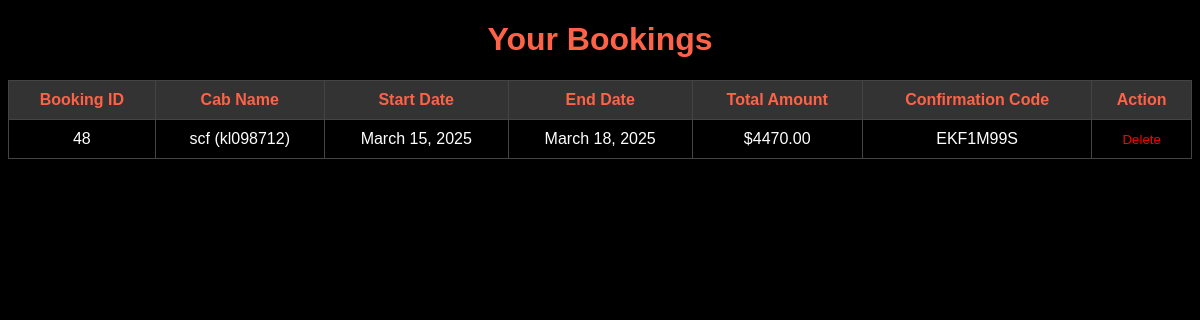
/user/home/view_book/ (signed in), run on an earlier commit of the app's database.
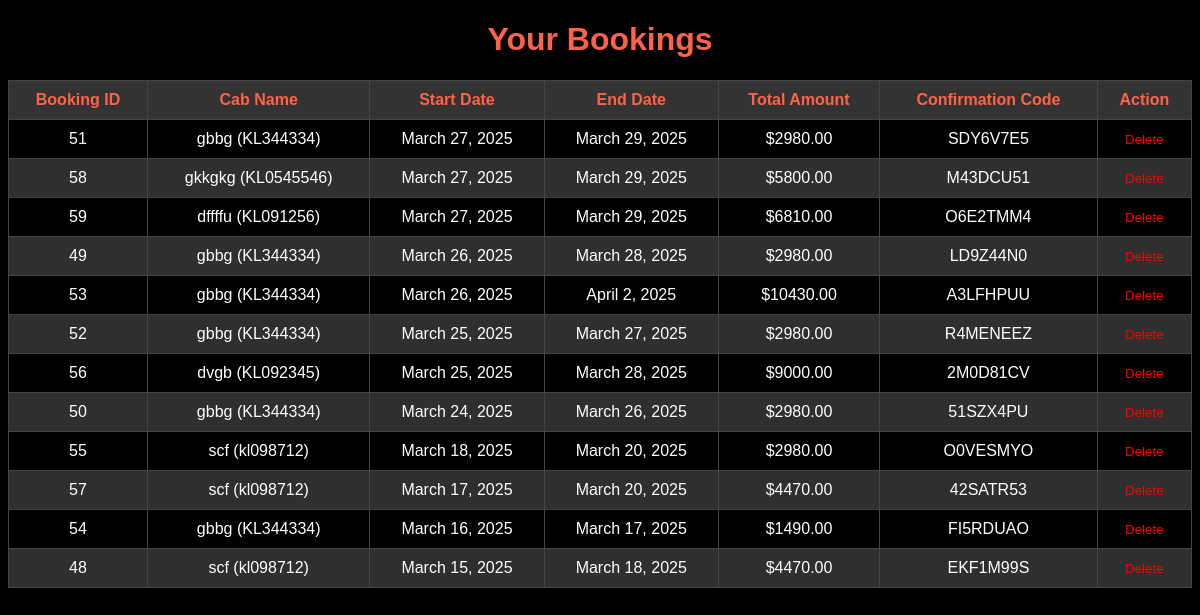
And on a later commit of the database.
### app/models.py (models this page shows, shortened)
class Booking(models.Model):
    user = models.ForeignKey(User, on_delete=models.CASCADE)
    vehicle = models.ForeignKey(Cab, on_delete=models.CASCADE)
    start_date = models.DateField()
    end_date = models.DateField()
    confirmation_code = models.CharField(max_length=6, unique=True)
    total_amount = models.DecimalField(max_digits=10, decimal_places=2)
    status = models.CharField(max_length=50, default='Pending')
    name = models.CharField(max_length=255)
    address = models.TextField()
    location = models.CharField(max_length=255,null=True,blank=True)
    phone_number = models.CharField(max_length=15, blank=True, null=True)
    payment_status = models.CharField(max_length=20, choices=[("PENDING", "Pending"), ("PAID", "Paid")], default="PENDING")
    razorpay_order_id = models.CharField(max_length=100, blank=True, null=True)
    razorpay_payment_id = models.CharField(max_length=100, blank=True, null=True)

class Cab(models.Model):
    pid=models.TextField()
    vehicle_type = models.CharField(max_length=100)
    number_plate = models.CharField(max_length=15, unique=True)
    model = models.CharField(max_length=50)
    driver_name = models.CharField(max_length=100)
    seats = models.IntegerField(null=True, blank=True)
    available = models.IntegerField()
    price=models.IntegerField()
    img = models.FileField()
    def __str__(self):
        return f'{self.model} ({self.number_plate})'

### app/views.py (the view)
# urls.py: path('user/home/view_book/',views.view_book, name='view_book'),
def view_book(request):
    if 'user' not in request.session:
        return render(request, 'user/login.html')
    try:
        user = User.objects.get(username=request.session['user'])
    except User.DoesNotExist:
        return render(request, 'user/login.html')
    bookings = Booking.objects.filter(user=user).order_by('-start_date')
    return render(request, 'user/viewbook.html', {'bookings': bookings})

### templates/user/viewbook.html (shortened to what this page needs)
<!DOCTYPE html>
<html lang="en">
<head>
    {% load static %}
</head>
<body>
    <h1>Your Bookings</h1>
    {% if bookings %}
        <table border="1">
            <thead>
                <tr>
                    <th>Booking ID</th>
                    <th>Cab Name</th>
                    <th>Start Date</th>
                    <th>End Date</th>
                    <th>Total Amount</th>
                    <th>Confirmation Code</th>
                    <th>Action</th>
                </tr>
            </thead>
            <tbody>
                {% for booking in bookings %}
                <tr>
                    <td>{{ booking.id }}</td>
                    <td>{{ booking.vehicle }}</td>
                    <td>{{ booking.start_date }}</td>
                    <td>{{ booking.end_date }}</td>
                    <td>${{ booking.total_amount }}</td>
                    <td>{{ booking.confirmation_code }}</td>
                    <td>
                        <form method="POST" action="{% url 'delete_booking' booking.id %}">
                            <button type="submit" style="color: red; background: none; border: none; cursor: pointer;">Delete</button>
                        </form>
                    </td>
                </tr>
                {% endfor %}
            </tbody>
        </table>
    {% else %}
        <p>You have no bookings.</p>
    {% endif %}
</body>
</html>
</html>

### templates/user/viewbook.html (style rules this page uses)
body { background-color: black; color: white; font-family: Arial, sans-serif; }
h1 { text-align: center; color: #FF6347; }
table { width: 100%; margin: 20px 0; border-collapse: collapse; }
th, td { padding: 10px; text-align: center; border: 1px solid #444; }
th { background-color: #333; color: #FF6347; }
tr:nth-child(even) { background-color: #2f2f2f; }

What changed in the data, as far as the page shows it:
added Booking: id "51", vehicle "gbbg (KL344334)", start_date "March 27, 2025", end_date "March 29, 2025", total_amount "2980.00", confirmation_code "SDY6V7E5"
added Booking: id "58", vehicle "gkkgkg (KL0545546)", start_date "March 27, 2025", end_date "March 29, 2025", total_amount "5800.00", confirmation_code "M43DCU51"
added Booking: id "59", vehicle "dffffu (KL091256)", start_date "March 27, 2025", end_date "March 29, 2025", total_amount "6810.00", confirmation_code "O6E2TMM4"
added Booking: id "49", vehicle "gbbg (KL344334)", start_date "March 26, 2025", end_date "March 28, 2025", total_amount "2980.00", confirmation_code "LD9Z44N0"
added Booking: id "53", vehicle "gbbg (KL344334)", start_date "March 26, 2025", end_date "April 2, 2025", total_amount "10430.00", confirmation_code "A3LFHPUU"
added Booking: id "52", vehicle "gbbg (KL344334)", start_date "March 25, 2025", end_date "March 27, 2025", total_amount "2980.00", confirmation_code "R4MENEEZ"
added Booking: id "56", vehicle "dvgb (KL092345)", start_date "March 25, 2025", end_date "March 28, 2025", total_amount "9000.00", confirmation_code "2M0D81CV"
added Booking: id "50", vehicle "gbbg (KL344334)", start_date "March 24, 2025", end_date "March 26, 2025", total_amount "2980.00", confirmation_code "51SZX4PU"
added Booking: id "55", vehicle "scf (kl098712)", start_date "March 18, 2025", end_date "March 20, 2025", total_amount "2980.00", confirmation_code "O0VESMYO"
added Booking: id "57", vehicle "scf (kl098712)", start_date "March 17, 2025", end_date "March 20, 2025", total_amount "4470.00", confirmation_code "42SATR53"
added Booking: id "54", vehicle "gbbg (KL344334)", start_date "March 16, 2025", end_date "March 17, 2025", total_amount "1490.00", confirmation_code "FI5RDUAO"
